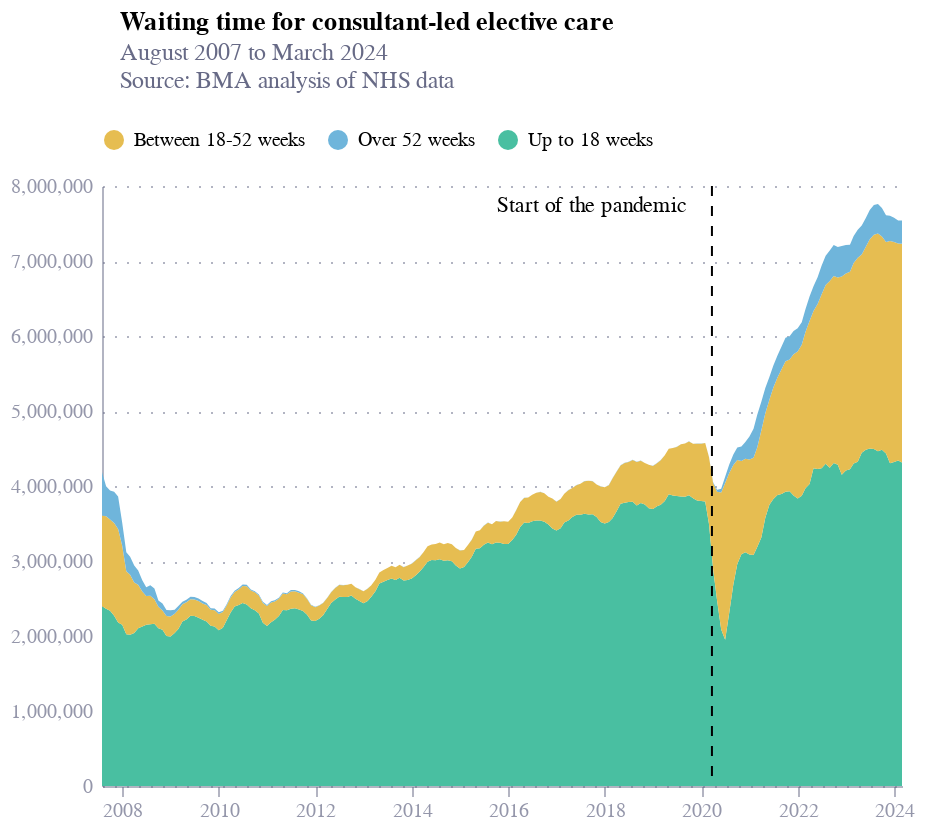

Notebook code cell kept with this figure:
### Code cell
chart

### Figure 1 — Vega-Lite specification as saved in the notebook (floating-point values rounded to 4 significant figures; data arrays with more than 128 entries replaced by an {"elided": "..."} marker saying what was removed)
{"config": {"font": "Circular Std", "mark": {"line": {"interpolate": "monotone"}}, "view": {"stroke": "transparent", "width": 400, "height": 300}, "range": {"category": ["#36B7B4", "#E6224B", "#F4C245", "#0063AF", "#00A767", "#179FDB", "#EB5C2E"], "diverging": ["#E6224B", "#E54753", "#C9C9C9", "#179FDB", "#122B39"], "heatmap": ["#C9C9C9", "#179FDB", "#0063AF", "#122B39"], "ordinal": ["#00A767", "#36B7B4", "#179FDB", "#0063AF", "#243B5A"]}, "axisX": {"domainColor": "#676A86", "domainOpacity": 0.5, "grid": false, "labelAngle": 0, "labelColor": "#676A86", "labelOpacity": 0.7, "orient": "bottom", "tickColor": "#676A86", "tickCount": 10, "tickOpacity": 0.5, "title": false, "titleAlign": "center", "titleAnchor": "middle", "titleColor": "#676A86", "titleFontSize": 12, "titleOpacity": 0.8, "titleY": -15}, "axisY": {"domainColor": "#676A86", "domainOpacity": 0.5, "gridColor": "#676A86", "gridDash": [1, 5], "gridOpacity": 0.5, "labelColor": "#676A86", "labelOpacity": 0.7, "labelPadding": 5, "tickColor": "#676A86", "tickCount": 8, "tickOpacity": 0.5, "ticks": false, "titleAlign": "left", "titleAngle": 0, "titleBaseline": "bottom", "titleColor": "#676A86", "titleFontSize": 12, "titleOpacity": 0.8, "titleX": 0, "titleY": -7}}, "layer": [{"data": {"name": "data-df929471943a24664b44b3e57db5f55d"}, "mark": {"type": "area", "opacity": 1}, "encoding": {"color": {"field": "series", "legend": {"orient": "top", "title": null}, "scale": {"range": ["rgb(73, 191, 161)", "rgb(111, 181, 219)", "rgb(230, 189, 81)"], "reverse": true}, "type": "nominal"}, "order": {"field": "order", "type": "quantitative"}, "x": {"axis": {"title": null}, "field": "date", "type": "temporal"}, "y": {"axis": {"title": null}, "field": "value", "stack": "zero", "type": "quantitative"}}}, {"data": {"name": "data-69b18632a83f488911995bcc468ca77a"}, "mark": {"type": "rule", "color": "black", "strokeDash": [5, 5]}, "encoding": {"x": {"field": "date", "type": "temporal"}}}, {"data": {"name": "data-d8ce640bb02c15d389550c0bffdb875f"}, "mark": {"type": "text", "color": "black", "dx": -60, "dy": -10}, "encoding": {"text": {"field": "label", "type": "nominal"}, "x": {"field": "date", "type": "temporal"}, "y": {"value": 20}}}], "height": 300, "title": {"text": ["Waiting time for consultant-led elective care"], "dx": 55, "anchor": "start", "subtitle": ["August 2007 to March 2024", "Source: BMA analysis of NHS data", ""], "subtitleColor": "#676A86"}, "width": 400, "$schema": "https://vega.github.io/schema/vega-lite/v5.8.0.json", "datasets": {"data-df929471943a24664b44b3e57db5f55d": {"elided": "600 records"}, "data-69b18632a83f488911995bcc468ca77a": [{"date": "2020-03-23"}], "data-d8ce640bb02c15d389550c0bffdb875f": [{"date": "2020-03-23", "label": "Start of the pandemic"}]}}
